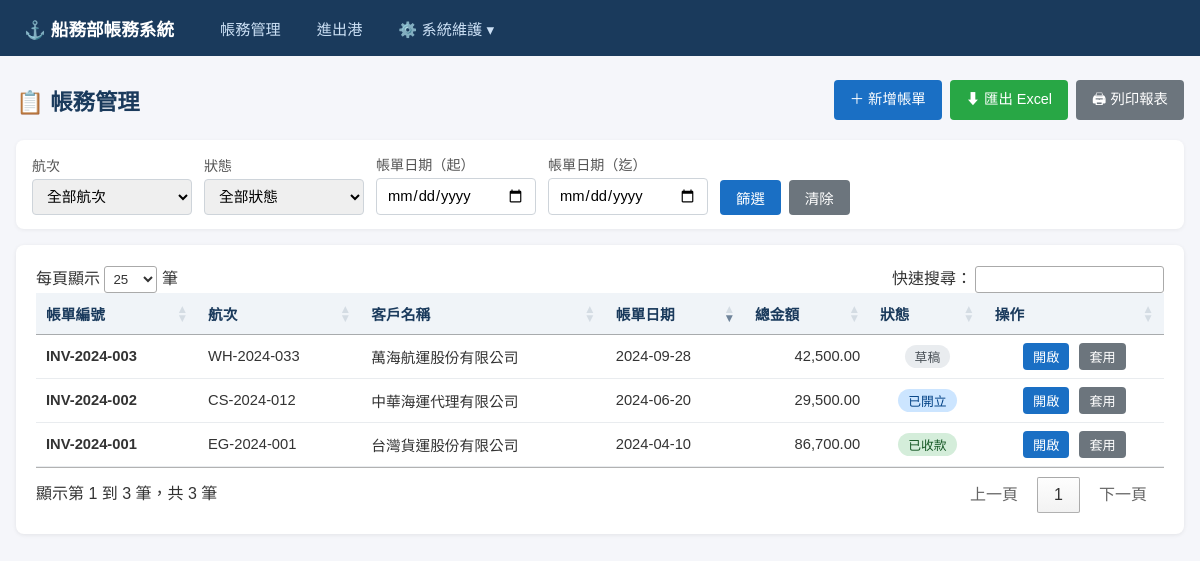
Page /invoices on the committed database.
### models.py (models this page shows)
class Invoice(Base):
    __tablename__ = "invoices"
    id = Column(Integer, primary_key=True, index=True)
    invoice_no = Column(String, unique=True, nullable=False, index=True)
    voyage_id = Column(Integer, ForeignKey("voyages.id"), nullable=False)
    customer_name = Column(String, nullable=False)
    invoice_date = Column(Date, nullable=False)
    status = Column(String, default="草稿")  # 草稿/已開立/已收款
    responsible = Column(String)  # 發票/帳務負責人（從客戶帶入）
    total_amount = Column(Numeric(18, 2), default=0)
    is_reminded = Column(Integer, default=0)  # 0:未提醒, 1:已提醒 (SQLite 不支援 Boolean 預設值時常用 Integer)
    last_reminded_at = Column(DateTime, nullable=True)
    created_at = Column(DateTime, default=func.now())
    updated_at = Column(DateTime, default=func.now(), onupdate=func.now())
    voyage = relationship("Voyage", back_populates="invoices")
    lines = relationship("InvoiceLine", back_populates="invoice", cascade="all, delete-orphan")

class Voyage(Base):
    __tablename__ = "voyages"
    id = Column(Integer, primary_key=True, index=True)
    voyage_no = Column(String, unique=True, nullable=False, index=True)
    ship_id = Column(Integer, ForeignKey("ships.id"), nullable=False)
    port_of_loading = Column(String)
    port_of_discharge = Column(String)
    etd = Column(Date)
    eta = Column(Date)
    status = Column(String, default="計畫中")  # 計畫中/進行中/已完成
    created_at = Column(DateTime, default=func.now())
    updated_at = Column(DateTime, default=func.now(), onupdate=func.now())
    ship = relationship("Ship", back_populates="voyages")
    invoices = relationship("Invoice", back_populates="voyage")
    task_logs = relationship("VoyageTaskLog", back_populates="voyage")

### routers/invoices.py (the view)
@router.get("", response_class=HTMLResponse)
def list_invoices(
    request: Request,
    voyage_id: Optional[int] = None,
    status: Optional[str] = None,
    date_from: Optional[str] = None,
    date_to: Optional[str] = None,
    db: Session = Depends(get_db),
):
    invoices = _query_invoices(db, voyage_id, status, date_from, date_to)
    voyages = db.query(models.Voyage).order_by(models.Voyage.voyage_no).all()
    return templates.TemplateResponse("invoices/list.html", {
        "request": request,
        "invoices": invoices,
        "voyages": voyages,
        "statuses": INVOICE_STATUSES,
        "today_str": date.today().isoformat(),
        "filter": {
            "voyage_id": voyage_id,
            "status": status,
            "date_from": date_from,
            "date_to": date_to,
        },
    })

### templates/invoices/list.html (shortened to what this page needs)
{% extends "base.html" %}
{% block content %}
{% if not print_mode %}
<link rel="stylesheet" href="https://cdn.datatables.net/1.13.8/css/jquery.dataTables.min.css">
{% endif %}
<div class="page-header {% if print_mode %}print-header{% endif %}">
    <h1>📋 帳務管理</h1>
    {% if not print_mode %}
    <div style="display:flex; gap:8px;">
        <a href="/invoices/new" class="btn btn-primary">＋ 新增帳單</a>
        <a href="/invoices/report/export-excel?voyage_id={{ filter.voyage_id or '' }}&status={{ filter.status or '' }}&date_from={{ filter.date_from or '' }}&date_to={{ filter.date_to or '' }}"
           class="btn btn-success">⬇ 匯出 Excel</a>
        <a href="/invoices/report/print?voyage_id={{ filter.voyage_id or '' }}&status={{ filter.status or '' }}&date_from={{ filter.date_from or '' }}&date_to={{ filter.date_to or '' }}"
           class="btn btn-secondary" target="_blank">🖨 列印報表</a>
    </div>
    {% endif %}
</div>
<form method="get" action="/invoices" class="{% if print_mode %}no-print{% endif %}">
    <div class="filter-bar">
        <div class="form-group">
            <label>航次</label>
            <select name="voyage_id">
                <option value="">全部航次</option>
            </select>
        </div>
        <div class="form-group">
            <label>狀態</label>
            <select name="status">
                <option value="">全部狀態</option>
            </select>
        </div>
        <div class="form-group">
            <label>帳單日期（起）</label>
            <input type="date" name="date_from" value="{{ filter.date_from or '' }}">
        </div>
        <div class="form-group">
            <label>帳單日期（迄）</label>
            <input type="date" name="date_to" value="{{ filter.date_to or '' }}">
        </div>
        <div style="display:flex; gap:8px; align-items:flex-end;">
            <button type="submit" class="btn btn-primary">篩選</button>
            <a href="/invoices" class="btn btn-secondary">清除</a>
        </div>
    </div>
</form>
<div class="card">
    <table id="invoiceTable">
        <thead>
            <tr>
                <th>帳單編號</th>
                <th>航次</th>
                <th>客戶名稱</th>
                <th>帳單日期</th>
                <th class="text-right">總金額</th>
                <th class="text-center">狀態</th>
                <th class="text-center">操作</th>
            </tr>
        </thead>
        <tbody>
            {% for inv in invoices %}
            <tr>
                <td><strong>{{ inv.invoice_no }}</strong></td>
                <td>{{ inv.voyage.voyage_no }}</td>
                <td>{{ inv.customer_name }}</td>
                <td>{{ inv.invoice_date.strftime('%Y-%m-%d') }}</td>
                <td class="text-right">{{ "{:,.2f}".format(inv.total_amount) }}</td>
                <td class="text-center">
                    {% if inv.status == '草稿' %}
                        <span class="badge badge-draft">{{ inv.status }}</span>
                    {% elif inv.status == '已開立' %}
                        <span class="badge badge-issued">{{ inv.status }}</span>
                    {% else %}
                        <span class="badge badge-paid">{{ inv.status }}</span>
                    {% endif %}
                </td>
                <td class="text-center">
                    <a href="/invoices/{{ inv.id }}" class="btn btn-primary btn-sm">開啟</a>
                    {% if not print_mode %}
                    <button type="button"
                            class="btn btn-secondary btn-sm"
                            style="margin-left:6px;"
                            onclick="openDuplicateModal('{{ inv.id }}', '{{ inv.invoice_no }}')"
                            {% if not inv.lines %}disabled title="來源帳單無明細，無法套用"{% endif %}>
                        套用
                    </button>
                    {% endif %}
                </td>
            </tr>
            {% else %}
            <tr><td colspan="7" class="text-center" style="color:#999; padding:24px;">尚無帳務資料</td></tr>
            {% endfor %}
        </tbody>
    </table>
</div>
{% endblock %}

### static/style.css (style rules this page uses)
* { box-sizing: border-box; margin: 0; padding: 0; }
body { font-family: "Microsoft JhengHei", "Noto Sans TC", sans-serif; background: #f5f6fa; color: #333; }
.page-header { display: flex; justify-content: space-between; align-items: center; margin-bottom: 20px; }
.page-header h1 { font-size: 1.4rem; color: #1a3a5c; }
.btn { display: inline-block; padding: 7px 16px; border-radius: 4px; border: none; cursor: pointer; font-size: 0.9rem; text-decoration: none; transition: opacity 0.2s; }
.btn-primary { background: #1a6fc4; color: white; }
.btn-success { background: #28a745; color: white; }
.btn-secondary { background: #6c757d; color: white; }
.btn-sm { padding: 4px 10px; font-size: 0.82rem; }
.card { background: white; border-radius: 8px; box-shadow: 0 1px 4px rgba(0,0,0,0.08); padding: 20px; margin-bottom: 20px; }
table { width: 100%; border-collapse: collapse; }
th, td { padding: 10px 12px; text-align: left; border-bottom: 1px solid #e9ecef; font-size: 0.92rem; }
th { background: #f0f4f8; color: #1a3a5c; font-weight: 600; }
.text-right { text-align: right; }
.text-center { text-align: center; }
.form-group { display: flex; flex-direction: column; gap: 4px; }
.form-group label { font-size: 0.88rem; color: #555; font-weight: 500; }
.form-group input, .form-group select, .form-group textarea { padding: 8px 10px; border: 1px solid #ced4da; border-radius: 4px; font-size: 0.92rem; font-family: inherit; }
.badge { display: inline-block; padding: 2px 10px; border-radius: 12px; font-size: 0.8rem; font-weight: 500; }
.badge-draft { background: #e9ecef; color: #495057; }
.badge-issued { background: #cce5ff; color: #004085; }
.badge-paid { background: #d4edda; color: #155724; }
.filter-bar { display: flex; gap: 12px; align-items: flex-end; flex-wrap: wrap; margin-bottom: 16px; background: white; padding: 14px 16px; border-radius: 8px; box-shadow: 0 1px 4px rgba(0,0,0,0.06); }
.filter-bar .form-group { min-width: 160px; }

### rows in the picture
Invoice: invoice_no "INV-2024-003", voyage.voyage_no "WH-2024-033", customer_name "萬海航運股份有限公司", invoice_date "2024-09-28", total_amount "42,500.00", status "草稿"
Invoice: invoice_no "INV-2024-002", voyage.voyage_no "CS-2024-012", customer_name "中華海運代理有限公司", invoice_date "2024-06-20", total_amount "29,500.00", status "已開立"
Invoice: invoice_no "INV-2024-001", voyage.voyage_no "EG-2024-001", customer_name "台灣貨運股份有限公司", invoice_date "2024-04-10", total_amount "86,700.00", status "已收款"
